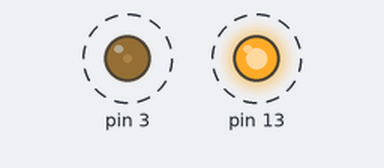
Recording of a sketch running on a simulated Arduino Uno, built with avr-gcc and run on an emulated ATmega328P. Parts: output pins drawn as LEDs (lit = HIGH). Dashed ring = blinking.

Above: at 0.05 s.
Timing chart, 0 to 3.0 s (numbered marks = the images above):
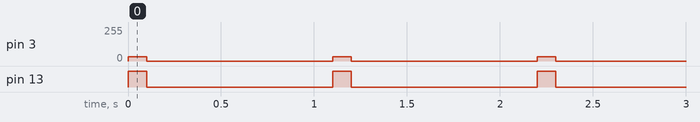

The sketch:

all_leds.ino
```cpp
void setup()
{
pinMode( 3 , OUTPUT);
pinMode( 13 , OUTPUT);
}

void loop()
{
digitalWrite( 13 , HIGH );
analogWrite(3 , 32);
delay( 100 );
digitalWrite( 13 , LOW );
analogWrite(3 , 0);
delay( 1000 );
}
```

Measured:
- by itself, pin 3: alternates 32/255 for 0.10 s and 0/255 for 1.0 s
- by itself, pin 13: alternates HIGH for 0.10 s and LOW for 1.0 s
